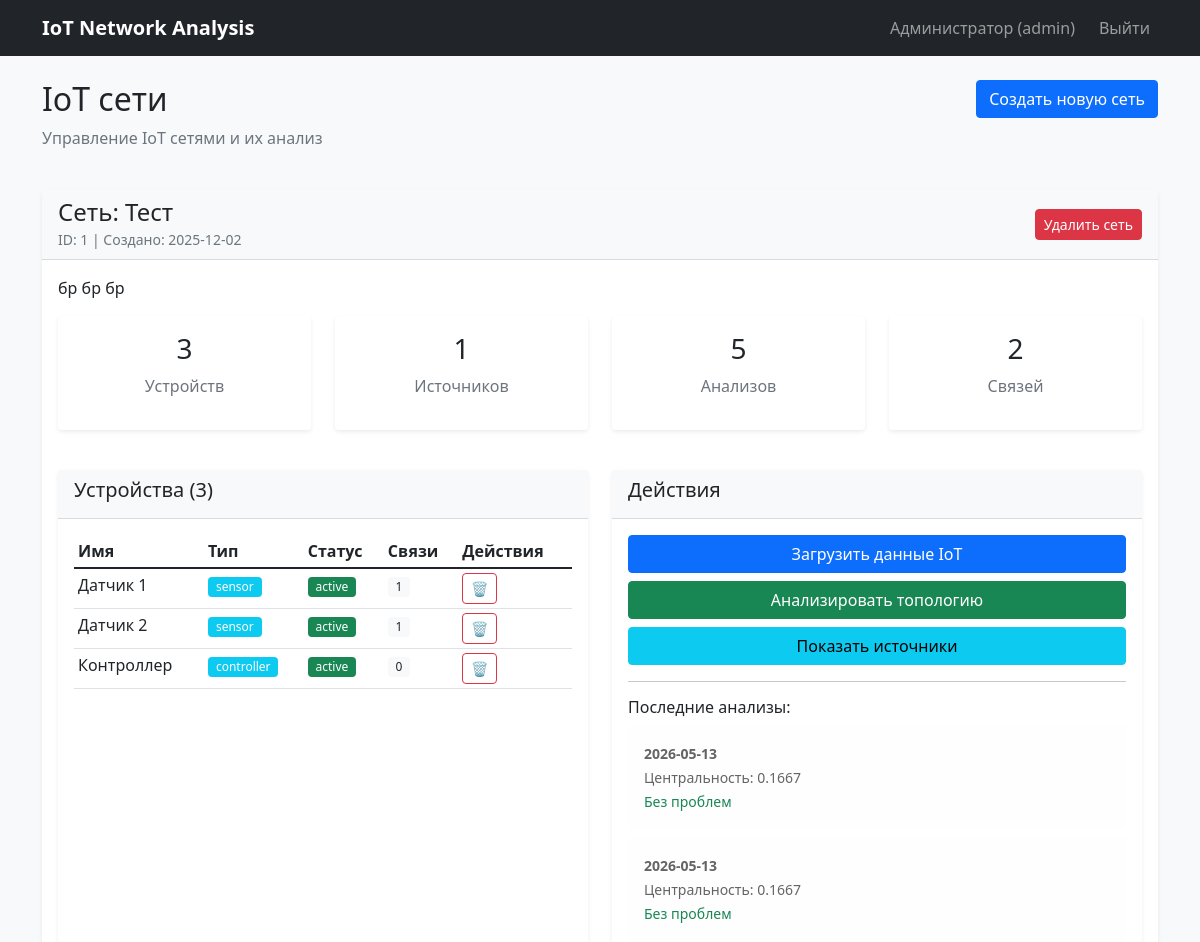
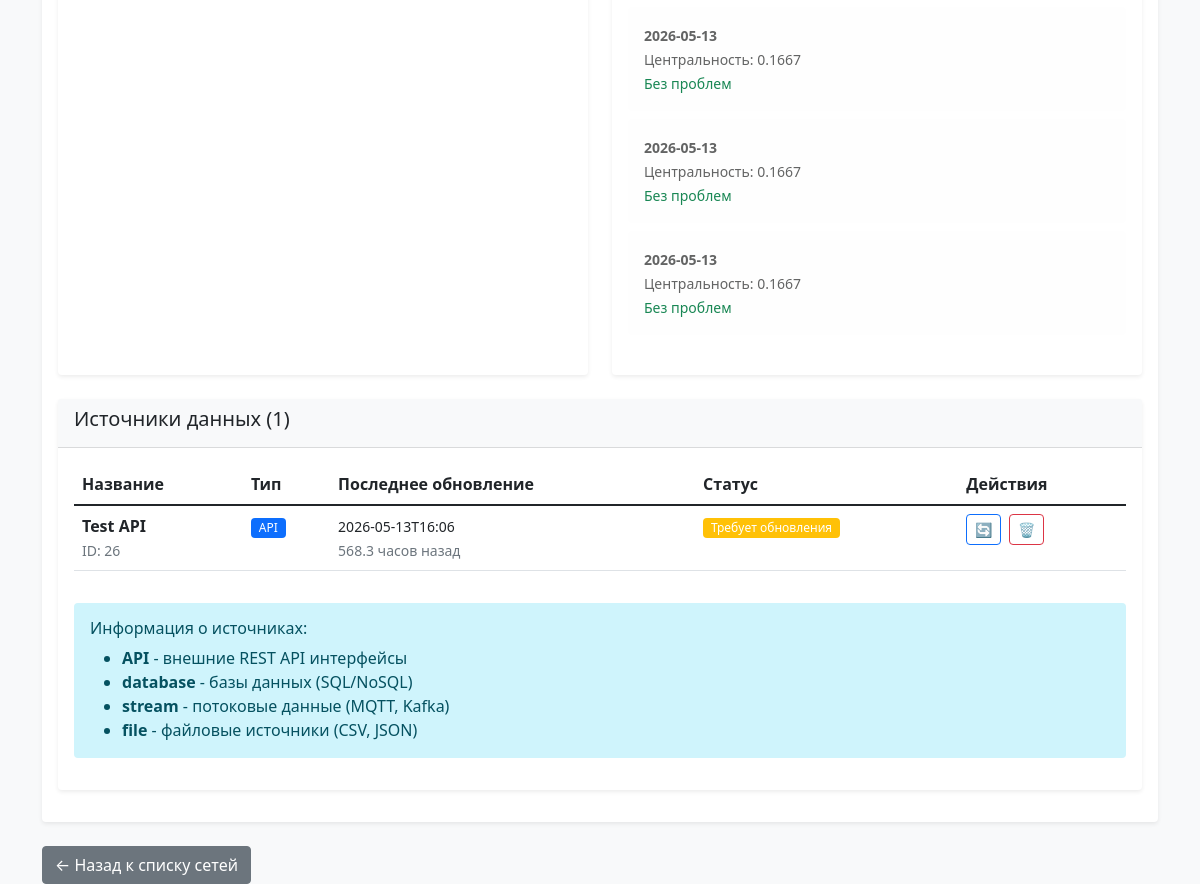
Page /network/1 (signed in) on the committed database (2 pictures, top to bottom).
### tables this page shows
CREATE TABLE iot_networks (
                id INTEGER PRIMARY KEY AUTOINCREMENT,
                description TEXT,
                network_name TEXT NOT NULL,
                created_at TEXT DEFAULT CURRENT_TIMESTAMP,
                user_id INTEGER,
                FOREIGN KEY (user_id) REFERENCES users (id)
            );

CREATE TABLE devices (
                id INTEGER PRIMARY KEY AUTOINCREMENT,
                device_name TEXT NOT NULL,
                status TEXT NOT NULL,
                type TEXT NOT NULL,
                network_id INTEGER NOT NULL,
                FOREIGN KEY (network_id) REFERENCES iot_networks (id)
            );

CREATE TABLE analysis (
                id INTEGER PRIMARY KEY AUTOINCREMENT,
                centrality_score REAL NOT NULL,
                date TEXT NOT NULL,
                network_id INTEGER NOT NULL,
                FOREIGN KEY (network_id) REFERENCES iot_networks (id)
            );

CREATE TABLE data_sources (
                id INTEGER PRIMARY KEY AUTOINCREMENT,
                datasource_name TEXT NOT NULL,
                last_update TEXT NOT NULL,
                type TEXT NOT NULL,
                network_id INTEGER NOT NULL,
                FOREIGN KEY (network_id) REFERENCES iot_networks (id)
            );

### app.py (the view)
@app.route('/network/<int:network_id>')
def network_details(network_id):
    if 'user_id' not in session:
        return redirect(url_for('index'))
    network_info = iot_service.get_network_details(network_id)
    if not network_info:
        flash('Сеть не найдена', 'error')
        return redirect(url_for('dashboard'))
    return render_template('network_info.html',
                         network_info=network_info,
                         user_role=session.get('user_role'))

### templates/network_info.html (shortened to what this page needs)
{% extends "layout.html" %}
{% block content %}
<div class="row mb-4">
    <div class="col">
        <h2>IoT сети</h2>
        <p class="text-muted">Управление IoT сетями и их анализ</p>
    </div>
    <div class="col-auto">
        <button type="button" class="btn btn-primary" data-bs-toggle="modal" data-bs-target="#createNetworkModal">
            Создать новую сеть
        </button>
    </div>
</div>
{% if network_info %}
    <div class="card mb-4">
        <div class="card-header d-flex justify-content-between align-items-center">
            <div>
                <h4 class="mb-0">Сеть: {{ network_info.network.name }}</h4>
                <small class="text-muted">ID: {{ network_info.network.id }} | Создано: {{ network_info.network.created_at[:10] }}</small>
            </div>
            <div>
                <form method="POST" action="{{ url_for('delete_network', network_id=network_info.network.id) }}"
                      class="d-inline" onsubmit="return confirm('ВНИМАНИЕ! Вы удаляете сеть и ВСЕ связанные данные (устройства, источники, анализы). Это действие нельзя отменить. Продолжить?');">
                    <button type="submit" class="btn btn-danger btn-sm">
                        Удалить сеть
                    </button>
                </form>
            </div>
        </div>
        <div class="card-body">
            <p>{{ network_info.network.description or 'Нет описания' }}</p>
            <div class="row mb-4">
                <div class="col-md-3">
                    <div class="card text-center">
                        <div class="card-body">
                            <h3>{{ network_info.stats.total_devices }}</h3>
                            <p class="text-muted">Устройств</p>
                        </div>
                    </div>
                </div>
                <div class="col-md-3">
                    <div class="card text-center">
                        <div class="card-body">
                            <h3>{{ network_info.stats.total_data_sources }}</h3>
                            <p class="text-muted">Источников</p>
                        </div>
                    </div>
                </div>
                <div class="col-md-3">
                    <div class="card text-center">
                        <div class="card-body">
                            <h3>{{ network_info.stats.total_analyses }}</h3>
                            <p class="text-muted">Анализов</p>
                        </div>
                    </div>
                </div>
                <div class="col-md-3">
                    <div class="card text-center">
                        <div class="card-body">
                            <h3>{{ network_info.stats.total_connections }}</h3>
                            <p class="text-muted">Связей</p>
                        </div>
                    </div>
                </div>
            </div>
            <div class="row mt-4">
                <div class="col-md-6">
                    <div class="card h-100">
                        <div class="card-header">
                            <h5>Устройства ({{ network_info.stats.total_devices }})</h5>
                        </div>
                        <div class="card-body">
                            {% if network_info.devices %}
                                <div class="table-responsive" style="max-height: 300px; overflow-y: auto;">
                                    <table class="table table-sm">
                                        <thead>
                                            <tr>
                                                <th>Имя</th>
                                                <th>Тип</th>
                                                <th>Статус</th>
                                                <th>Связи</th>
                                                <th>Действия</th>
                                            </tr>
                                        </thead>
                                        <tbody>
                                            {% for device in network_info.devices %}
                                            <tr>
                                                <td>{{ device.name }}</td>
                                                <td><span class="badge bg-info">{{ device.type }}</span></td>
                                                <td><span class="badge bg-{{ 'success' if device.status == 'active' else 'secondary' }}">{{ device.status }}</span></td>
                                                <td><span class="badge bg-light text-dark">{{ device.connections_count }}</span></td>
                                                <td>
                                                    <form method="POST" action="{{ url_for('manage_device', device_id=device.id) }}"
                                                          class="d-inline" onsubmit="return confirm('Удалить устройство \"{{ device.name }}\"?');">
                                                        <button type="submit" class="btn btn-sm btn-outline-danger" title="Удалить устройство">
                                                            🗑️
                                                        </button>
                                                    </form>
                                                </td>
                                            </tr>
                                            {% endfor %}
                                        </tbody>
                                    </table>
                                </div>
                            {% else %}
                                <p class="text-muted">Нет устройств</p>
                            {% endif %}
                        </div>
                    </div>
                </div>
                <div class="col-md-6">
                    <div class="card h-100">
                        <div class="card-header">
                            <h5>Действия</h5>
                        </div>
                        <div class="card-body">
                            <div class="d-grid gap-2 mb-3">
                                <a href="{{ url_for('load_data', network_id=network_info.network.id) }}"
                                   class="btn btn-primary">
                                    Загрузить данные IoT
                                </a>
                                <a href="{{ url_for('analyze_network', network_id=network_info.network.id) }}"
                                   class="btn btn-success">
                                    Анализировать топологию
                                </a>
                                {% if network_info.data_sources %}
                                <a href="#sources-section"
                                   class="btn btn-info">
                                    Показать источники
                                </a>
                                {% endif %}
                            </div>
                            {% if network_info.analyses %}
                            <hr>
                            <h6>Последние анализы:</h6>
                            {% for analysis in network_info.analyses %}
                            <div class="alert alert-light mb-2">
                                <small>
                                    <strong>{{ analysis.date[:10] }}</strong><br>
                                    Центральность: {{ "%.4f"|format(analysis.centrality_score) }}<br>
                                    {% if analysis.has_issues %}
                                        <span class="text-warning">Есть проблемы</span>
                                    {% else %}
                                        <span class="text-success">Без проблем</span>
                                    {% endif %}
                                </small>
                            </div>
                            {% endfor %}
                            {% endif %}
                        </div>
                    </div>
                </div>
            </div>
            {% if network_info.data_sources %}
            <div class="row mt-4" id="sources-section">
                <div class="col-12">
                    <div class="card">
                        <div class="card-header">
                            <h5>Источники данных ({{ network_info.stats.total_data_sources }})</h5>
                        </div>
                        <div class="card-body">
                            <div class="table-responsive">
                                <table class="table table-hover">
                                    <thead>
                                        <tr>
                                            <th>Название</th>
                                            <th>Тип</th>
                                            <th>Последнее обновление</th>
                                            <th>Статус</th>
                                            <th>Действия</th>
                                        </tr>
                                    </thead>
                                    <tbody>
                                        {% for source in network_info.data_sources %}
                                        <tr>
                                            <td>
                                                <strong>{{ source.name }}</strong>
                                                <br>
                                                <small class="text-muted">ID: {{ source.id }}</small>
                                            </td>
                                            <td>
                                                <span class="badge bg-{{
                                                    'primary' if source.type == 'api'
                                                    else 'info' if source.type == 'database'
                                                    else 'success' if source.type == 'stream'
                                                    else 'warning' if source.type == 'file'
                                                    else 'secondary'
                                                }}">
                                                    {{ source.type|upper }}
                                                </span>
                                            </td>
                                            <td>
                                                <small>{{ source.last_update[:16] }}</small>
                                                <br>
                                                <small class="text-muted">
                                                    {% set hours_diff = 0 %}
                                                    {% if source.last_update %}
                                                        {% set source_time = source.last_update|to_datetime %}
                                                        {% set hours_diff = (now() - source_time).total_seconds() / 3600 %}
                                                    {% endif %}
                                                    {{ "%.1f"|format(hours_diff) }} часов назад
                                                </small>
                                            </td>
                                            <td>
                                                {% set hours_diff = 0 %}
                                                {% if source.last_update %}
                                                    {% set source_time = source.last_update|to_datetime %}
                                                    {% set hours_diff = (now() - source_time).total_seconds() / 3600 %}
                                                {% endif %}
                                                {% if hours_diff > 24 %}
                                                    <span class="badge bg-warning">Требует обновления</span>
                                                {% else %}
                                                    <span class="badge bg-success">Актуальный</span>
                                                {% endif %}
                                            </td>
                                            <td>
                                                <form method="POST" action="{{ url_for('manage_source', source_id=source.id) }}"
                                                      class="d-inline" onsubmit="return confirm('Обновить время источника \"{{ source.name }}\"?');">
                                                    <button type="submit" class="btn btn-sm btn-outline-primary" title="Обновить время">
                                                        🔄
                                                    </button>
                                                </form>
                                                <form method="POST" action="{{ url_for('manage_source', source_id=source.id) }}"
                                                      class="d-inline" onsubmit="return confirm('Удалить источник \"{{ source.name }}\"?');">
                                                    <button type="submit" class="btn btn-sm btn-outline-danger ms-1" title="Удалить источник">
                                                        🗑️
                                                    </button>
                                                </form>
                                            </td>
                                        </tr>
                                        {% endfor %}
                                    </tbody>
                                </table>
                            </div>
                            <div class="alert alert-info mt-3">
                                <h6>Информация о источниках:</h6>
                                <ul class="mb-0">
                                    <li><strong>API</strong> - внешние REST API интерфейсы</li>
                                    <li><strong>database</strong> - базы данных (SQL/NoSQL)</li>
                                    <li><strong>stream</strong> - потоковые данные (MQTT, Kafka)</li>
                                    <li><strong>file</strong> - файловые источники (CSV, JSON)</li>
                                </ul>
                            </div>
                        </div>
                    </div>
                </div>
            </div>
            {% endif %}
        </div>
    </div>
    <a href="{{ url_for('dashboard') }}" class="btn btn-secondary">← Назад к списку сетей</a>
{% endif %}
{% endblock %}

### rows in the picture
iot_networks: network.name "Тест", network.id "1", network "2025-12-02", network "бр бр бр"
devices: name "Датчик 1", type "sensor", status "active", connections_count "1"
devices: name "Датчик 2", type "sensor", status "active", connections_count "1"
devices: name "Контроллер", type "controller", status "active", connections_count "0"
analysis: date "2026-05-13", centrality_score "0.1667"
analysis: date "2026-05-13", centrality_score "0.1667"
analysis: date "2026-05-13", centrality_score "0.1667"
analysis: date "2026-05-13", centrality_score "0.1667"
analysis: date "2026-05-13", centrality_score "0.1667"
data_sources: name "Test API", id "26", type "API", last_update "2026-05-13T16:06", hours_diff "568.3"

### other values in the picture
{{ session.user_name }} "Администратор"
{{ session.user_role }} "admin"
{{ network_info.stats.total_devices }} "3"
{{ network_info.stats.total_data_sources }} "1"
{{ network_info.stats.total_analyses }} "5"
{{ network_info.stats.total_connections }} "2"
